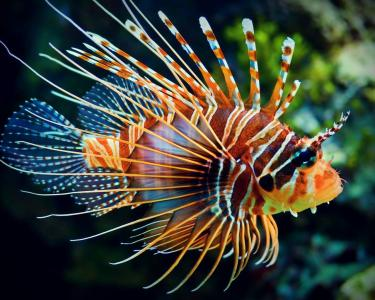
#> input picture datas/images/fish.jpg, 375 x 300 px
$ python geometric-transform.py
#> lines starting #> are read from the running program, lines starting #| are printed output that depends on the picture
# -*- coding: utf-8 -*-
# 图像几何变换

import cv2
import numpy as np

# 大小变换
img = cv2.imread('../../../datas/images/fish.jpg')
#> img is the input picture: shape (300, 375, 3); mean B, G, R 57.2, 67.8, 64.8
res = cv2.resize(img,None,fx=2, fy=2, interpolation = cv2.INTER_CUBIC)
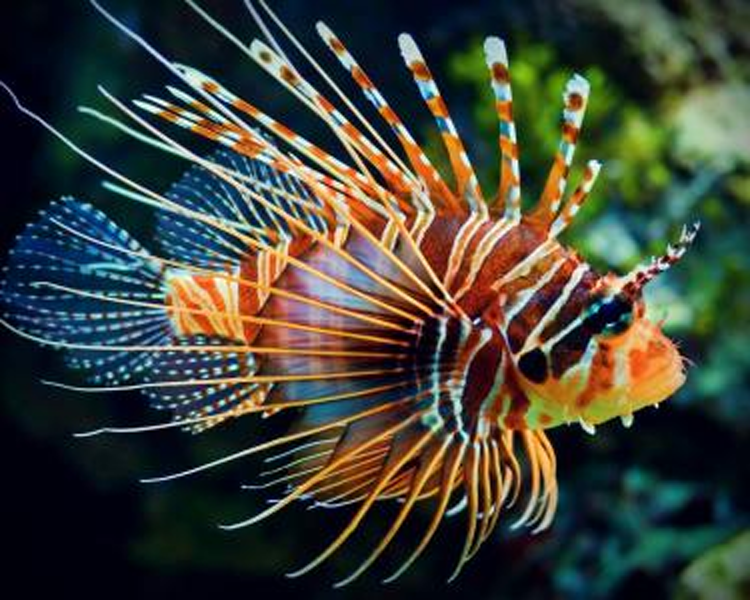
#> res: shape (600, 750, 3); mean B, G, R 57.2, 67.8, 64.9
# 第二种大小变换方法
height, width = img.shape[:2]
#> height = 300; width = 375
res = cv2.resize(img,(2*width, 2*height), interpolation = cv2.INTER_CUBIC)

# 平移变换
gray = cv2.cvtColor(img,cv2.COLOR_RGB2GRAY)
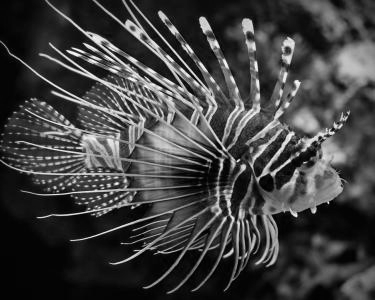
#> gray: shape (300, 375); min 0, max 254, mean 64.3
rows,cols = gray.shape
#> rows = 300; cols = 375
M = np.float32([[1,0,100],[0,1,50]])
dst = cv2.warpAffine(gray,M,(cols,rows))
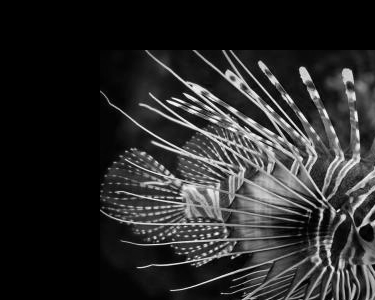
#> dst: shape (300, 375); min 0, max 253, mean 42.6
cv2.imshow("image",dst)

# 旋转
M = cv2.getRotationMatrix2D((cols/2,rows/2),90,1)
dst = dst = cv2.warpAffine(gray,M,(cols,rows))
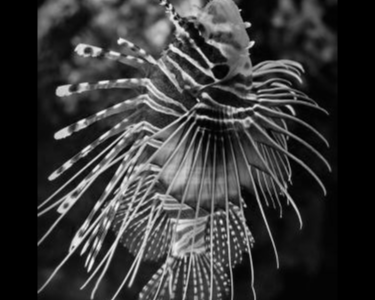
#> dst: shape (300, 375); min 0, max 247, mean 55.4
cv2.imshow("rotate",dst)

# 仿射变换
rows,cols,ch = img.shape
#> ch = 3
pts1 = np.float32([[50,50],[200,50],[50,200]])
pts2 = np.float32([[10,100],[200,50],[100,250]])

M = cv2.getAffineTransform(pts1,pts2)
dst = cv2.warpAffine(img,M,(cols,rows))
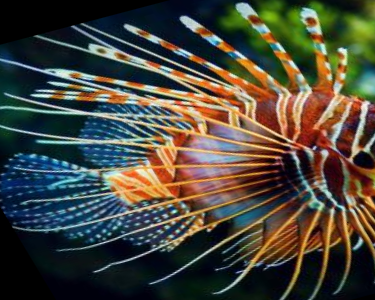
#> dst: shape (300, 375, 3); mean B, G, R 60, 70.8, 72.9
cv2.imshow("image",img)
cv2.imshow("affine transform",dst)

# 透视变换
pts1 = np.float32([[56,65],[368,52],[28,387],[389,390]])
pts2 = np.float32([[0,0],[300,0],[0,300],[300,300]])

M = cv2.getPerspectiveTransform(pts1,pts2)

dst = cv2.warpPerspective(img,M,(300,300))
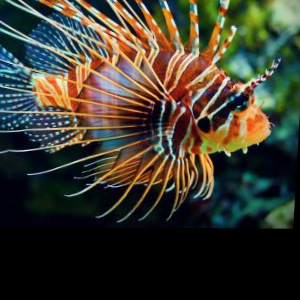
#> dst: shape (300, 300, 3); mean B, G, R 47.2, 59.3, 61.5

cv2.imshow("perspective transform",dst)

cv2.waitKey()
cv2.destroyAllWindows()
